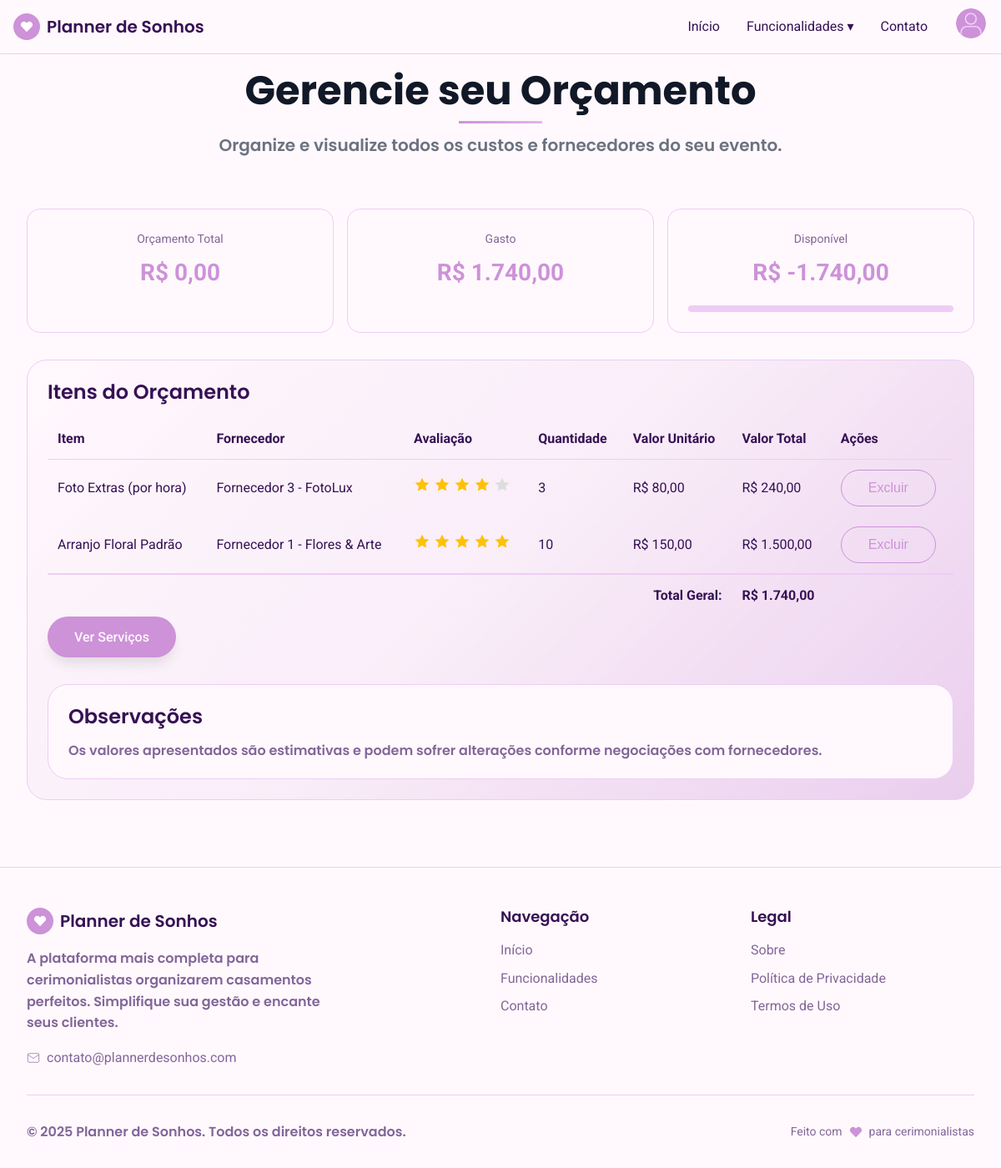
The page /pages/orcamento.php (signed in) on the database its author committed.
### tables this page shows
CREATE TABLE `orcamentos` (
  `id_orcamento` int(11) NOT NULL,
  `id_usuario` int(11) NOT NULL,
  `item` varchar(255) NOT NULL,
  `fornecedor` varchar(255) DEFAULT NULL,
  `quantidade` int(11) DEFAULT '1',
  `valor_unitario` decimal(10,2) NOT NULL,
  `avaliacao` int(11) DEFAULT '0'
);

### pages/orcamento.php (the view, shortened to what this page needs)
<?php
require_once "../config/conexao.php";
$idUsuario = (int) $_SESSION['usuario_id'];
$stmt = $pdo->prepare("SELECT * FROM orcamentos WHERE id_usuario = ? ORDER BY id_orcamento DESC");
$stmt->execute([$idUsuario]);
$itens = $stmt->fetchAll(PDO::FETCH_ASSOC);
$stmt_user_budget = $pdo->prepare("SELECT orcamento_total FROM usuarios WHERE id_usuario = ?");
$stmt_user_budget->execute([$idUsuario]);
$user_budget_result = $stmt_user_budget->fetch(PDO::FETCH_ASSOC);
$total_alocado = (float)($user_budget_result['orcamento_total'] ?? 0);
$stmt_total_gasto = $pdo->prepare("SELECT COALESCE(SUM(quantidade * valor_unitario), 0) as total_gasto FROM orcamentos WHERE id_usuario = ?");
$stmt_total_gasto->execute([$idUsuario]);
$gasto_result = $stmt_total_gasto->fetch(PDO::FETCH_ASSOC);
$total_gasto = (float)($gasto_result['total_gasto'] ?? 0);
$budget_overview = [
  'total_alocado' => $total_alocado,
  'total_gasto' => $total_gasto
];
?>
<!DOCTYPE html>
<html lang="pt-BR">
<head>
  <link rel="stylesheet" href="../Style/styles.css" />
</head>
<body>
  <header class="header">
    <div class="container">
      <div class="header-content">
        <a href="../index.php" class="logo">
          <div class="heart-icon">
            <svg width="16" height="16" fill="currentColor" viewBox="0 0 24 24">
              <path
                d="M20.84 4.61a5.5 5.5 0 0 0-7.78 0L12 5.67l-1.06-1.06a5.5 5.5 0 0 0-7.78 7.78l1.06 1.06L12 21.23l7.78-7.78 1.06-1.06a5.5 5.5 0 0 0 0-7.78z" />
            </svg>
          </div>
          <span class="logo-text">Planner de Sonhos</span>
        </a>
        <nav class="nav">
          <a href="../index.php" class="nav-link">Início</a>
          <div class="dropdown">
            <a href="funcionalidades.php" class="nav-link dropdown-toggle">Funcionalidades ▾</a>
          </div>
          <a href="contato.php" class="nav-link">Contato</a>
          <?php if (isset($_SESSION["usuario_id"])): ?>
            <div class="profile-dropdown-wrapper">
              <img src="../user/fotos/<?php echo htmlspecialchars($_SESSION['foto_perfil'] ?? 'default.png'); ?>"
                alt="Foto de perfil" class="profile-avatar" onclick="toggleProfileDropdown()">
            </div>
          <?php else: ?>
            <a href="../user/login.php" class="btn-primary" style="align-items: center">Login</a>
          <?php endif; ?>
        </nav>
      </div>
    </div>
  </header>
  <main>
    <section class="page-content">
      <div class="container">
        <div class="page-header">
          <h1 class="page-title">
            Gerencie seu <span class="gradient-text">Orçamento</span>
          </h1>
          <p class="page-description">
            Organize e visualize todos os custos e fornecedores do seu evento.
          </p>
        </div>
        <div class="budget-overview">
          <div class="budget-card">
            <div class="budget-label">Orçamento Total</div>
            <div class="budget-value">R$
              <?= isset($budget_overview['total_alocado']) ? number_format($budget_overview['total_alocado'], 2, ',', '.') : '0,00' ?>
            </div>
          </div>
          <div class="budget-card">
            <div class="budget-label">Gasto</div>
            <div class="budget-value">R$
              <?= isset($budget_overview['total_gasto']) ? number_format($budget_overview['total_gasto'], 2, ',', '.') : '0,00' ?>
            </div>
          </div>
          <div class="budget-card">
            <div class="budget-label">Disponível</div>
            <div class="budget-value">R$
              <?= isset($budget_overview['total_alocado'], $budget_overview['total_gasto']) ? number_format($budget_overview['total_alocado'] - $budget_overview['total_gasto'], 2, ',', '.') : '0,00' ?>
            </div>
            <div class="budget-bar">
            </div>
          </div>
        </div>
        <div class="card"
          style="background: linear-gradient(135deg, var(--wedding-rose-white) 0%, rgba(225, 190, 231, 0.2) 50%, rgba(186, 104, 200, 0.3) 100%);">
          <h2 style="margin-bottom: 1rem">Itens do Orçamento</h2>
          <div class="tabela-wraper" style="max-height: none; overflow-y: visible;">
            <table style="width: 100%; border-collapse: collapse">
              <thead>
                <tr style="text-align: left; border-bottom: 1px solid hsl(var(--border));">
                  <th style="padding: 0.75rem; cursor: default">Item</th>
                  <th style="padding: 0.75rem; cursor: default">Fornecedor</th>
                  <th style="padding: 0.75rem; cursor: default">Avaliação</th>
                  <th style="padding: 0.75rem; cursor: default">Quantidade</th>
                  <th style="padding: 0.75rem; cursor: default">Valor Unitário</th>
                  <th style="padding: 0.75rem; cursor: default">Valor Total</th>
                  <th style="padding: 0.75rem; cursor: default">Ações</th>
                </tr>
              </thead>
              <tbody id="tabelaPrincipal">
                <?php if (empty($itens)): ?>
                  <tr>
                    <td colspan="7" style="text-align:center; padding:1rem;">Nenhum item no orçamento.</td>
                  </tr>
                <?php else: ?>
                  <?php
                  $total = 0;
                  foreach ($itens as $i):
                    $valorTotal = $i['quantidade'] * $i['valor_unitario'];
                    $total += $valorTotal;
                    ?>
                    <tr>
                      <td style="padding: 0.75rem"><?= htmlspecialchars($i['item']) ?></td>
                      <td style="padding: 0.75rem"><?= htmlspecialchars($i['fornecedor']) ?></td>
                      <td style="padding: 0.75rem">
                        <form method="post" class="rating-form" data-id="<?= $i['id_orcamento'] ?>">
                          <div class="estrela-rating">
                            <?php for ($star = 1; $star <= 5; $star++): ?>
                              <svg class="estrela-icon <?= ($i['avaliacao'] >= $star) ? 'active' : '' ?>"
                                data-rating="<?= $star ?>" viewBox="0 0 24 24" xmlns="http://www.w3.org/2000/svg">
                                <path
                                  d="M12 2l3.09 6.26L22 9.27l-5 4.87 1.18 6.88L12 17.77l-6.18 3.25L7 14.14 2 9.27l6.91-1.01L12 2z" />
                              </svg>
                            <?php endfor; ?>
                          </div>
                        </form>
                      </td>
                      <td style="padding: 0.75rem"><?= $i['quantidade'] ?></td>
                      <td style="padding: 0.75rem">R$ <?= number_format($i['valor_unitario'], 2, ',', '.') ?></td>
                      <td style="padding: 0.75rem">R$ <?= number_format($valorTotal, 2, ',', '.') ?></td>
                      <td style="padding: 0.75rem">
                        <form method="post" style="display:inline">
                          <button type="submit" name="delete_item" value="<?= $i['id_orcamento'] ?>" class="btn-outline"
                            onclick="return confirm('Tem certeza que deseja excluir este item?')">Excluir</button>
                        </form>
                      </td>
                    </tr>
                  <?php endforeach; ?>
                <?php endif; ?>
              </tbody>
              <tfoot>
                <tr style="font-weight: bold; border-top: 2px solid hsl(var(--border));">
                  <td colspan="5" style="text-align:right; padding: 0.75rem;">Total Geral:</td>
                  <td style="padding: 0.75rem;">R$ <?= isset($total) ? number_format($total, 2, ',', '.') : "0,00" ?>
                  </td>
                  <td></td>
                </tr>
              </tfoot>
            </table>
          </div>
          <a href="itens.php" class="btn-primary"
            style="text-decoration: none; display: inline-flex; align-items: center; justify-content: center;">
            Ver Serviços
          </a>
          <div class="card" style="margin-top: 2rem">
            <h2 style="margin-bottom: 1rem">Observações</h2>
            <p style="color: hsl(var(--muted-foreground))">
              Os valores apresentados são estimativas e podem sofrer alterações conforme negociações com fornecedores.
            </p>
          </div>
        </div>
      </div>
    </section>
  </main>
  <footer class="footer">
    <div class="container">
      <div class="footer-content">
        <div class="footer-brand">
          <a href="../index.php" class="logo">
            <div class="heart-icon">
              <svg width="16" height="16" fill="currentColor" viewBox="0 0 24 24">
                <path
                  d="M20.84 4.61a5.5 5.5 0 0 0-7.78 0L12 5.67l-1.06-1.06a5.5 5.5 0 0 0-7.78 7.78l1.06 1.06L12 21.23l7.78-7.78 1.06-1.06a5.5 5.5 0 0 0 0-7.78z" />
              </svg>
            </div>
            <span class="logo-text">Planner de Sonhos</span>
          </a>
          <p class="footer-description">
            A plataforma mais completa para cerimonialistas organizarem
            casamentos perfeitos. Simplifique sua gestão e encante seus
            clientes.
          </p>
          <div class="footer-contact">
            <svg style="width: 1rem; height: 1rem" fill="none" stroke="currentColor" viewBox="0 0 24 24">
              <path d="M4 4h16c1.1 0 2 .9 2 2v12c0 1.1-.9 2-2 2H4c-1.1 0-2-.9-2-2V6c0-1.1.9-2 2-2z" />
              <polyline points="22,6 12,13 2,6" />
            </svg>
            <span>contato@plannerdesonhos.com</span>
          </div>
        </div>
        <div class="footer-links">
          <h3>Navegação</h3>
          <ul>
            <li><a href="../index.php">Início</a></li>
            <li>
              <a href="funcionalidades.php">Funcionalidades</a>
            </li>
            <li>
              <a href="contato.php">Contato</a>
            </li>
          </ul>
        </div>
        <div class="footer-modules">
          <h3>Legal</h3>
          <ul>
            <li><a href="../legal-pages/about.html">Sobre</a></li>
            <li>
              <a href="../legal-pages/privacity-politics.html">Política de Privacidade</a>
            </li>
            <li><a href="../legal-pages/uses-terms.html">Termos de Uso</a></li>
          </ul>
        </div>
      </div>
      <div class="footer-bottom">
        <p>&copy; 2025 Planner de Sonhos. Todos os direitos reservados.</p>
        <div
          style="display: flex; align-items: center; gap: 0.25rem; font-size: 0.875rem; color: hsl(var(--muted-foreground));">
          <span>Feito com</span>
          <svg style="width: 1rem; height: 1rem; color: hsl(var(--primary)); margin: 0 0.25rem;" fill="currentColor"
            viewBox="0 0 24 24">
            <path
              d="M20.84 4.61a5.5 5.5 0 0 0-7.78 0L12 5.67l-1.06-1.06a5.5 5.5 0 0 0-7.78 7.78l1.06 1.06L12 21.23l7.78-7.78 1.06-1.06a5.5 5.5 0 0 0 0-7.78z" />
          </svg>
          <span>para cerimonialistas</span>
        </div>
      </div>
    </div>
  </footer>
</body>
</html>

### pages/orcamento.php (style rules this page uses)
.estrela-rating { display: flex; gap: 4px; align-items: center; }
.estrela-icon { width: 20px; height: 20px; fill: #ddd; cursor: pointer; transition: all 0.2s ease-in-out; }
.estrela-icon.active { fill: #ffc107; }
.rating-form { display: inline-block; }
.profile-dropdown-wrapper { position: relative; }
.profile-avatar { width: 40px; height: 40px; border-radius: 50%; cursor: pointer; border: 2px solid transparent; transition: all 0.3s ease; object-fit: cover; }
.budget-overview { display: grid; grid-template-columns: repeat(auto-fit, minmax(250px, 1fr)); gap: 1rem; margin-bottom: 2rem; }
.budget-card { background: hsl(var(--card)); border: 1px solid hsl(var(--border)); border-radius: 1rem; padding: 1.5rem; text-align: center; }
.budget-label { font-size: 0.875rem; color: hsl(var(--muted-foreground)); margin-bottom: 0.5rem; }
.budget-value { font-size: 1.75rem; font-weight: 700; color: hsl(var(--primary)); }
.budget-bar { width: 100%; height: 8px; background: hsl(var(--border)); border-radius: 9999px; margin-top: 1rem; overflow: hidden; }

### rows shown on the page
orcamentos: item "Foto Extras (por hora)", fornecedor "Fornecedor 3 - FotoLux", quantidade "3", valor_unitario "80,00", valorTotal "240,00", $i['id_orcamento'] 52 (drawn)
orcamentos: item "Arranjo Floral Padrão", fornecedor "Fornecedor 1 - Flores & Arte", quantidade "10", valor_unitario "150,00", valorTotal "1.500,00", $i['id_orcamento'] 4 (drawn)

### other values the page prints
$budget_overview['total_alocado'] "0,00"
$budget_overview['total_gasto'] "1.740,00"
$budget_overview['total_alocado'] - $budget_overview['total_gasto'] "-1.740,00"
$total "1.740,00"
